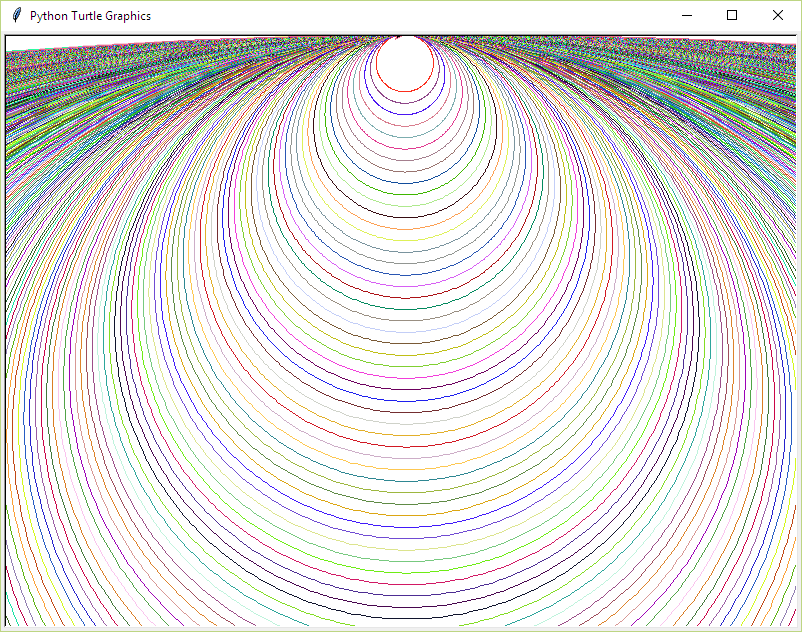

Write Python code to recreate this figure.
# Author: Ewan Williams
# Date: 9 04 2016

# Python Intro Turtle Graphics

# Python has a rich "library" of functions.
# We are going to use "turtle" to do some simple graphics.
import turtle
from random import randint

if __name__ == "__main__":
    # Setup our drawning surface
    turtle.setup(800,600)     # Sets up the size of the window
    turtle.Screen()           # Turns on the graphics window

    width = 50                # Create a variable called "width"

    turtle.tracer(0,0);
    turtle.pencolor("white")
    turtle.goto(0,300)
          # and make it equal to 10
                              
    # Do some turtle graphics commands
    # Notice all commands from the turtle library is prefixed by "turtle."
    for x in range(0, 1000):
        turtle.pencolor((randint(0, 255)/255.0,
                         randint(0, 255)/255.0,
                         randint(0, 255)/255.0))
        for y in range(0, 360):
            turtle.forward((x+5)/10)
            turtle.right(1)
            
    turtle.update();
    ret = input("Press enter to exit.")
    turtle.Screen().bye()     # Turn off the graphics window
 
# Library reference: http://docs.python.org/2/library/turtle.html
